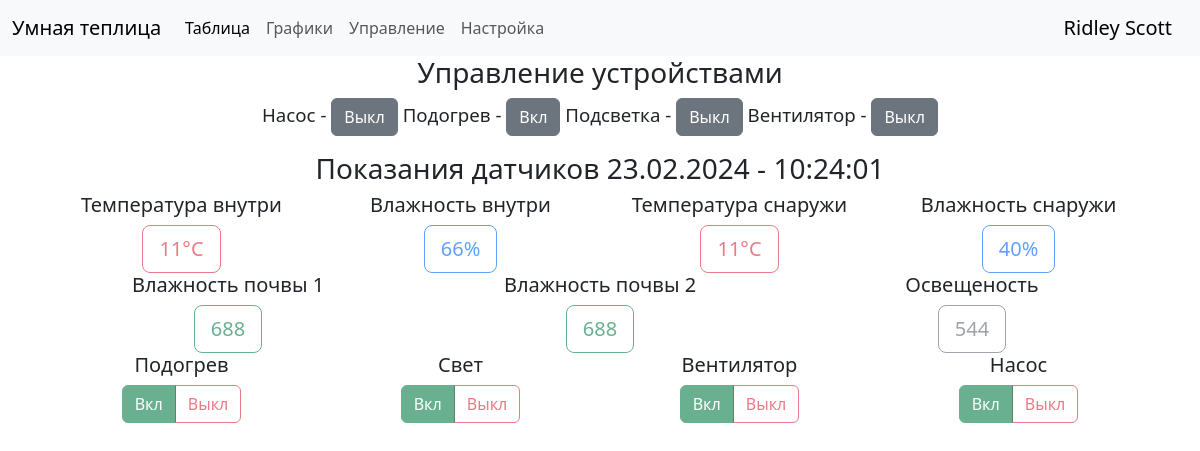
The app's page /dashboard (signed in) with its own data.
### data/users.py (models this page shows, shortened)
class User(SqlAlchemyBase,UserMixin):
    __tablename__ = 'users'
    id = sqlalchemy.Column(sqlalchemy.Integer, primary_key=True, autoincrement=True)
    surname = sqlalchemy.Column(sqlalchemy.String, nullable=True)
    name = sqlalchemy.Column(sqlalchemy.String, nullable=True)
    email = sqlalchemy.Column(sqlalchemy.String, index=True, unique=True, nullable=True)
    hashed_password = sqlalchemy.Column(sqlalchemy.String, nullable=True)
    modified_date = sqlalchemy.Column(sqlalchemy.DateTime, default=datetime.datetime.now)
    token = sqlalchemy.Column(sqlalchemy.String, nullable=True, default='NNNNNNNNNNN')

### data/sensors.py (models this page shows, shortened)
class Sensors(SqlAlchemyBase):
    __tablename__ = 'sensors'
    id = sqlalchemy.Column(sqlalchemy.Integer, primary_key=True, autoincrement=True)
    date = sqlalchemy.Column(sqlalchemy.DateTime, default=datetime.datetime.now)
    temp_in = sqlalchemy.Column(sqlalchemy.Integer, nullable=True, default=0)
    humidity_in = sqlalchemy.Column(sqlalchemy.Integer, nullable=True, default=0)
    temp_out = sqlalchemy.Column(sqlalchemy.Integer, nullable=True, default=0)
    humidity_out = sqlalchemy.Column(sqlalchemy.Integer, nullable=True, default=0)
    moisture1 = sqlalchemy.Column(sqlalchemy.Integer, nullable=True, default=0)
    moisture2 = sqlalchemy.Column(sqlalchemy.Integer, nullable=True, default=0)
    light = sqlalchemy.Column(sqlalchemy.Integer, nullable=True, default=0)
    token = sqlalchemy.Column(sqlalchemy.String, nullable=True, default='NNNNNNNNNNN')
    pump = sqlalchemy.Column(sqlalchemy.Integer, default=0)
    heat = sqlalchemy.Column(sqlalchemy.Integer, default=0)
    led = sqlalchemy.Column(sqlalchemy.Integer, default=0)
    fan = sqlalchemy.Column(sqlalchemy.Integer, default=0)

### main.py (the view)
@app.route('/')
@app.route('/dashboard')
@login_required
def dashboard():
    db_sess = db_session.create_session()
    status = db_sess.query(Status).filter(Status.token == current_user.token).first()
    base_data = db_sess.query(Sensors).filter(current_user.is_authenticated, (Sensors.token == current_user.token)
                                              | (current_user.id == 1)).all()
    return render_template('dashboard.html', status=dev_status(), token=current_user.token, data=base_data[-1], text_button=name_button, up=False)

### data/db_session.py (called while the page is built)
def create_session() -> Session:
    global __factory
    return __factory()

### main.py (called while the page is built)
def dev_status():
    db_sess = db_session.create_session()
    status = db_sess.query(Status).filter(Status.token == current_user.token).first()
    status_dev = {}
    print(status.pump, status.fan, status.heat, status.led)
    if status.pump:
        status_dev['pump'] = 'Вкл'
    else:
        status_dev['pump'] = 'Выкл'
    if status.fan:
        status_dev['fan'] = 'Вкл'
    else:
        status_dev['fan'] = 'Выкл'
    if status.led:
        status_dev['led'] = 'Вкл'
    else:
        status_dev['led'] = 'Выкл'
    if status.heat:
        status_dev['heat'] = 'Вкл'
    else:
        status_dev['heat'] = 'Выкл'
    return status_dev

@login_manager.user_loader
def load_user(user_id):
    db_sess = db_session.create_session()
    return db_sess.query(User).get(user_id)

### templates/dashboard.html (shortened to what this page needs)
{% extends "base.html" %}
{% block content %}
<div class="dashboard"><h3>Показания датчиков {{data.date.strftime("%d.%m.%Y")}} - {{data.date.strftime("%H:%M:%S")}}</h3></div>
<div class="container">
    <div class="row">
        <div class="col">
            <div class="dashboard"><p class="h5">Температура внутри</p>
                <button type="button" class="btn btn-outline-danger btn-lg" disabled>
                    {{data.temp_in }}°C
                </button>
            </div>
        </div>
        <div class="col">
            <div class="dashboard"><p class="h5">Влажность внутри </p>
                <button type="button" class="btn btn-outline-primary btn-lg" disabled>{{ data.humidity_in }}%</button>
            </div>
        </div>
        <div class="col">
            <div class="dashboard"><p class="h5">Температура снаружи </p>
                <button type="button" class="btn btn-outline-danger btn-lg" disabled>{{ data.temp_out }}°C</button>
            </div>
        </div>
        <div class="col">
            <div class="dashboard"><p class="h5">Влажность снаружи </p>
                <button type="button" class="btn btn-outline-primary btn-lg" disabled>{{ data.humidity_out }}%</button>
            </div>
        </div>
    </div>
    <div class="row">
        <div class="col">
            <div class="dashboard"><p class="h5">Влажность почвы 1</p>
                <button type="button" class="btn btn-outline-success btn-lg" disabled>{{ data.moisture1 }}</button>
            </div>
        </div>
        <div class="col">
            <div class="dashboard"><p class="h5">Влажность почвы 2</p>
                <button type="button" class="btn btn-outline-success btn-lg" disabled>{{ data.moisture2 }}</button>
            </div>
        </div>
        <div class="col">
            <div class="dashboard"><p class="h5">Освещеность </p>
                <button type="button" class="btn btn-outline-secondary btn-lg" disabled>{{ data.light }}</button>
            </div>
        </div>
    </div>
    <div class="row">
        <div class="col">
            <div class="dashboard"><p class="h5">Подогрев</p>
                <div class="btn-group">
                    <label class="btn btn-outline-success" for="success2">Вкл</label>
                    <label class="btn btn-outline-danger" for="danger2">Выкл</label>
                </div>
            </div>
        </div>
        <div class="col">
            <div class="dashboard"><p class="h5">Свет</p>
                <div class="btn-group">
                    <label class="btn btn-outline-success" for="success2">Вкл</label>
                    <label class="btn btn-outline-danger" for="danger2">Выкл</label>
                </div>
            </div>
        </div>
        <div class="col">
            <div class="dashboard"><p class="h5">Вентилятор</p>
                <div class="btn-group">
                    <label class="btn btn-outline-success" for="success3">Вкл</label>
                    <label class="btn btn-outline-danger" for="danger3">Выкл</label>
                </div>
            </div>
        </div>
        <div class="col">
            <div class="dashboard"><p class="h5">Насос</p>
                <div class="btn-group">
                    <label class="btn btn-outline-success" for="success4">Вкл</label>
                    <label class="btn btn-outline-danger" for="danger4">Выкл</label>
                </div>
            </div>
        </div>
    </div>
</div>
{% endblock %}

### templates/base.html (shortened to what this page needs)
<!doctype html>
<html lang="en">
<head>
    <link rel="stylesheet"
          href="/static/css/bootstrap.min.css">
    <link rel="stylesheet" type="text/css" href="/static/css/style.css"/>
</head>
<body>
<header>
    <nav class="navbar navbar-expand-lg navbar-light bg-light">
        <div class="container-fluid">
            <a class="navbar-brand" href="../readme">Умная теплица</a>
            <div class="collapse navbar-collapse" id="navbarNav">
                <ul class="navbar-nav">
                    <li class="nav-item">
                        <a class="nav-link active" aria-current="page" href="../table/0">Таблица</a>
                    </li>
                    <li class="nav-item">
                        <a class="nav-link" href="../grafik">Графики</a>
                    </li>
                    <li class="nav-item">
                        <a class="nav-link" href="../dashboard">Управление</a>
                    </li>
                    <li class="nav-item">
                        <a class="nav-link" href="../send_param">Настройка</a>
                    </li>
                </ul>
            </div>
            {% if current_user.is_authenticated %}
            <a class="navbar-brand" href="/logout">{{ current_user.name }} {{ current_user.surname }}</a>
            {% else %}
            <p>
                <a class="btn btn-success" href="/login">Войти</a>
            </p>
            {% endif %}
    </nav>
</header>
<main role="main" class="container">
{% if current_user.is_authenticated %}
<div class="dashboard"><h3>Управление устройствами</h3>
    <p align="center" class="buttons">
        {% for name in text_button %}
                {{text_button[name]}} - <button class="btn {{name}} btn-secondary">{{status[name]}}</button>
        {% endfor %}
    </p>
    {% endif %}
</div>
    {% block content %}{% endblock %}
</main>
</body>
</html>

### static/css/style.css (style rules this page uses)
p { font-size: 14pt; }
.dashboard { text-align: center; align: center; vertical-align: middle; }

### records on screen
User: name "Ridley", surname "Scott"
Sensors: date "23.02.2024", date "10:24:01", temp_in "11", humidity_in "66", temp_out "11", humidity_out "40", moisture1 "688", moisture2 "688", light "544"

### other values on screen
{{ text_button[name] }} "Насос" "Подогрев" "Подсветка" "Вентилятор"
{{ status[name] }} "Выкл" "Вкл" "Выкл" "Выкл"
